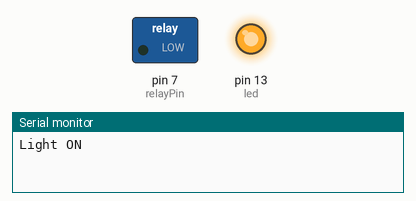
Recording of a sketch running on a simulated Arduino Uno, built with avr-gcc and run on an emulated ATmega328P. Parts: switched loads named in the sketch (green lamp = pin HIGH), output pins drawn as LEDs (lit = HIGH), the last lines printed to the serial monitor.

Above: at 1.0 s.
At 4.5 s:
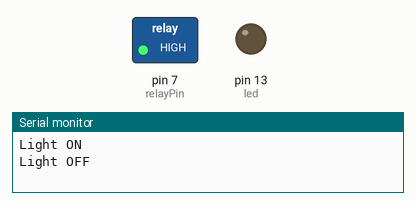
Timing chart, 0 to 9.1 s (numbered marks = the images above):
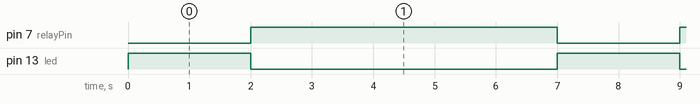

Measured:
- by itself, pin 7 (relayPin): alternates HIGH for 5.0 s and LOW for 2.0 s
- by itself, pin 13 (led): alternates HIGH for 2.0 s and LOW for 5.0 s

The sketch:

sourcecode.ino
```cpp
byte relayPin=7;
byte led=13;
void setup() {
  // put your setup code here, to run once:
  pinMode(relayPin,OUTPUT);
  pinMode(led,OUTPUT);
  Serial.begin(9600);


}

void loop() {
   digitalWrite(relayPin,0);   // Turns ON Relays 1
   digitalWrite(led,1);   // arduino led also glow

   Serial.println("Light ON");
   delay(2000);                                      // Wait 2 seconds

   digitalWrite(relayPin,1);          // Turns Relay Off for 5seconds
   digitalWrite(led,0);   // arduino led also glow

   Serial.println("Light OFF");
   delay(5000);
}
```
